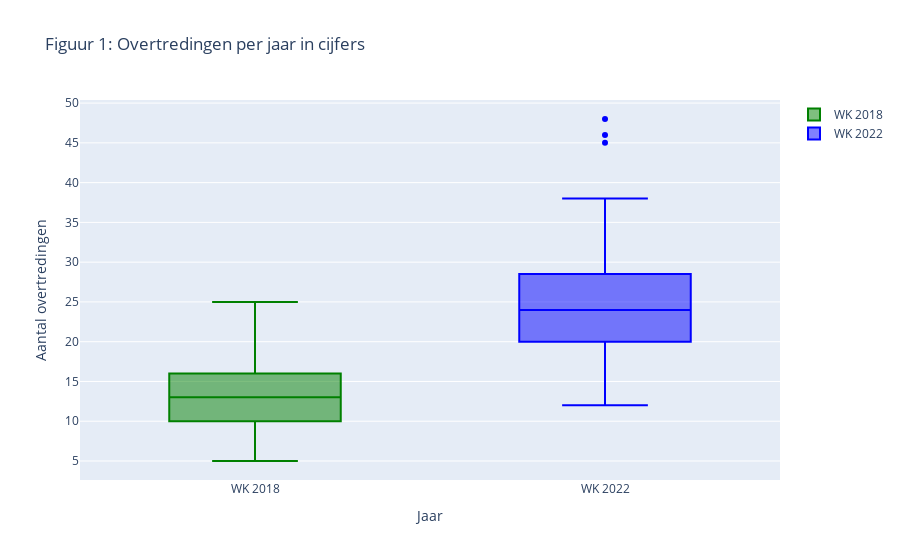

Write notebook code for a chart like this one.
### Code cell
# kolom met overtredingen van 2018
fouls_2018 = wk_df['Fouls Committed']
# kolommen met de overtredingen van 2022
fouls_2022 = wk_df['fouls against team1'] + wk_df['fouls against team2']

# Gegevens voor de boxplot
data = [go.Box(y = fouls_2018, name = 'WK 2018', marker_color = 'green'),
        go.Box(y = fouls_2022, name = 'WK 2022', marker_color = 'blue')]

# Opmaak
layout = go.Layout(
    title = 'Figuur 1: Overtredingen per jaar in cijfers',
    xaxis = dict(title = 'Jaar'),
    yaxis = dict(title = 'Aantal overtredingen'),
    showlegend = True)

# Boxplot maken
fig = go.Figure(data = data, layout = layout)

# Grafiek weergeven
fig.show()

### Figure 1 — Plotly figure (JSON) as saved in the notebook; plotly's stock layout.template omitted (floating-point values rounded to 4 significant figures; data arrays with more than 128 entries replaced by an {"elided": "..."} marker saying what was removed)
{"data": [{"marker": {"color": "green"}, "name": "WK 2018", "type": "box", "y": {"elided": "192 int values"}}, {"marker": {"color": "blue"}, "name": "WK 2022", "type": "box", "y": {"elided": "192 int values"}}], "layout": {"showlegend": true, "title": {"text": "Figuur 1: Overtredingen per jaar in cijfers"}, "xaxis": {"title": {"text": "Jaar"}}, "yaxis": {"title": {"text": "Aantal overtredingen"}}}}
